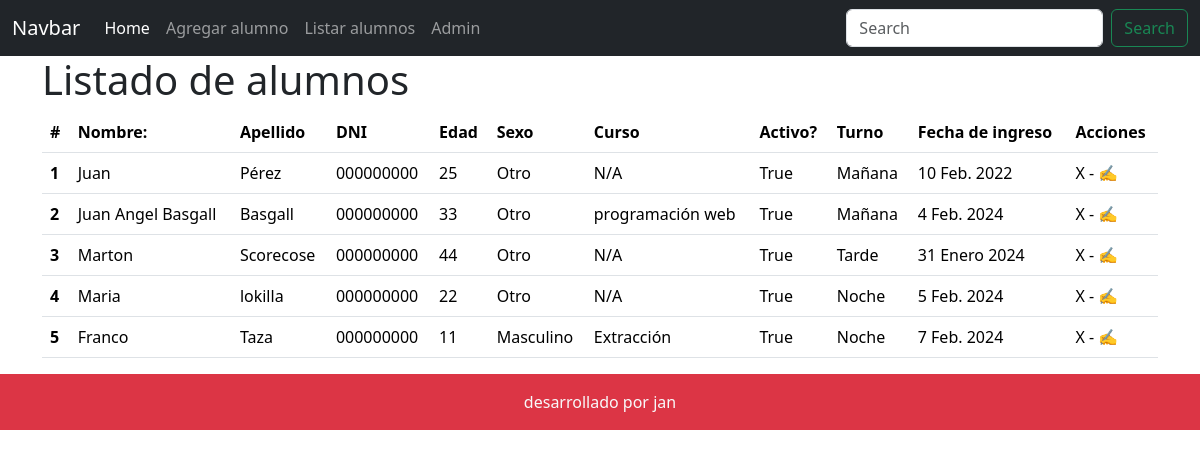
The page /core/listar_alumnos/ on the database as committed earlier.
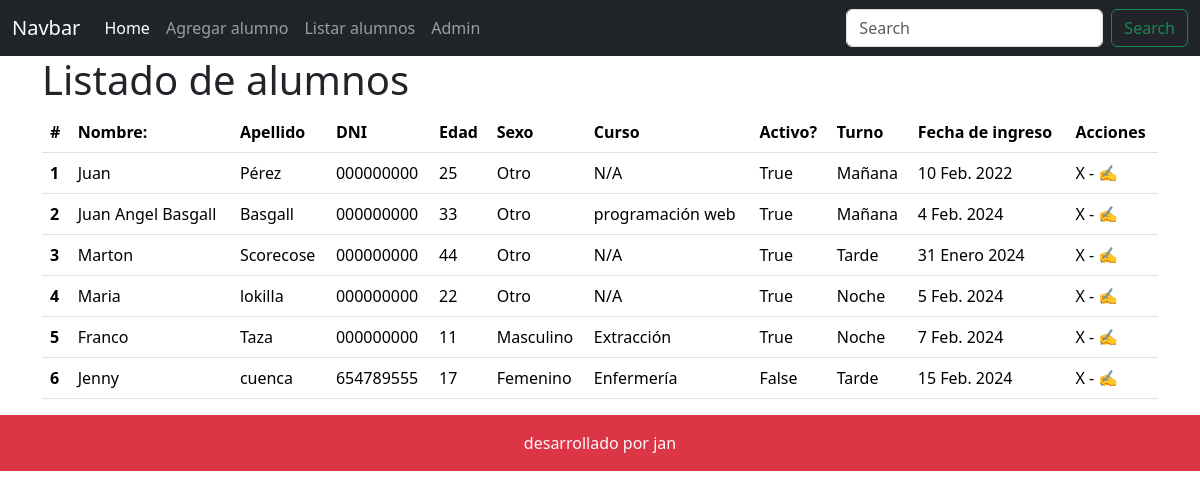
The same page on the database as committed later.
### core/models.py (models this page shows, shortened)
class Alumno(models.Model):
    TURNOS = (
        (1, "Mañana"),
        (2, "Tarde"),
        (3, "Noche"),
    )
    SEXO_CHOICES = (
        ('O', 'Otro'),
        ('M', 'Masculino'),
        ('F', 'Femenino'),
    )
    nombre = models.CharField(
        null = False,
        blank =False,
        max_length= 64
    )
    apellido = models.CharField(
        null = False,
        blank =False,
        max_length= 64
    )
    dni = models.CharField(
        null = False,
        blank =False,
        max_length= 12,
        default="000000000",
    )
    edad = models.IntegerField(
        null = False,
        blank= False
    )
    activo = models.BooleanField()
    turno = models.IntegerField(choices=TURNOS)
    fecha_ingreso = models.DateField()
    curso = models.ForeignKey(Curso, on_delete=models.SET_NULL, null=True)
    sexo = models.CharField(max_length=1, choices=SEXO_CHOICES, default='O')

class Curso(models.Model):
    nombre = models.CharField(max_length=120, verbose_name='Curso: ')
    imagen = models.ImageField(verbose_name="Imagen", default=None, null=True)
    class Meta:
        verbose_name_plural ="Los Cursos"

### core/views.py (the view)
# urls.py: path('listar_alumnos/', views.listar_alumnos, name='listar_alumnos'),
def listar_alumnos(request):
    alumnos = Alumno.objects.select_related('curso').all()
    context = {
        'titulo': 'Listado de alumnos',
        'alumnos': alumnos
    }
    return render(request, 'pages/lista_alumnos.html', context)

### core/templates/pages/lista_alumnos.html (shortened to what this page needs)
{% extends 'layouts/base.html' %}
{% load static %}
{% block extra_styles %}
    <link rel="stylesheet" href="{% static 'css/agregar_alumno.css' %}">
{% endblock %}
{% block content %}
<main class="container">
    <h1>
        {{ titulo }}
    </h1>
    <table class="table">
        <thead>
          <tr>
            <th scope="col">#</th>
            <th scope="col">Nombre: </th>
            <th scope="col">Apellido</th>
            <th scope="col">DNI</th>
            <th scope="col">Edad</th>
            <th scope="col">Sexo</th>
            <th scope="col">Curso</th>
            <th scope="col">Activo?</th>
            <th scope="col">Turno</th>
            <th scope="col">Fecha de ingreso</th>
            <th scope="col">Acciones</th>
          </tr>
        </thead>
        <tbody>
        {% if alumnos %}
            {% for alumno in alumnos %}
                <tr>
                    <th scope="row">{{alumno.id}}</th>
                    <td>{{alumno.nombre}}</td>
                    <td>{{alumno.apellido}}</td>
                    <td>{{alumno.dni}}</td>
                    <td>{{alumno.edad}}</td>
                    <td>{{ alumno.get_sexo_display|default:alumno.sexo  }}</td>
                    <td>{{ alumno.curso.nombre|default:"N/A" }}</td>
                    <td>{{alumno.activo}}</td>
                    <td>{{ alumno.get_turno_display|default:alumno.turno }}</td>
                    <td>{{alumno.fecha_ingreso}}</td>
                    <td>X - ✍️</td>
                </tr>
            {% endfor %}
        </tbody>
    </table>
    {% else %}
        <h3 class="text-danger">No hay alumnos</h3>
    {% endif %}
</main>
{% endblock %}

### core/templates/layouts/base.html (shortened to what this page needs)
<!DOCTYPE html>
<html lang="en">
<head>
    <link href="https://cdn.jsdelivr.net/npm/bootstrap@5.3.2/dist/css/bootstrap.min.css" rel="stylesheet">
    {% block extra_styles %}{% endblock %}
</head>
<body>
    {% include 'partials/header.html' %}
    {% block content %}{% endblock %}
    {% include 'partials/footer.html' %}
</body>
</html>

### core/templates/partials/header.html (shortened to what this page needs)
<nav class="navbar navbar-dark navbar-expand-lg bg-dark">
    <div class="container-fluid">
      <a class="navbar-brand" href="#">Navbar</a>
      <div class="collapse navbar-collapse" id="navbarSupportedContent">
        <ul class="navbar-nav me-auto mb-2 mb-lg-0">
          <li class="nav-item">
            <a class="nav-link active" aria-current="page" href="{% url 'index' %}">Home</a>
          </li>
          <li class="nav-item">
            <a class="nav-link" href="{% url 'agregar_alumno' %}">Agregar alumno</a>
          </li>
          <li class="nav-item">
            <a class="nav-link" href="{% url 'listar_alumnos' %}">Listar alumnos</a>
          </li>
          <li class="nav-item">
            <a class="nav-link" href="{% url 'admin:index' %}">Admin</a>
          </li>
        </ul>
        <form class="d-flex" role="search">
          <input class="form-control me-2" type="search" placeholder="Search" aria-label="Search">
          <button class="btn btn-outline-success" type="submit">Search</button>
        </form>
      </div>
    </div>
  </nav>

### core/templates/partials/footer.html
<footer class="bg-danger text-light p-3 d-flex justify-content-center">
    desarrollado por jan
</footer>

### core/static/css/agregar_alumno.css (style rules this page uses)
form { max-width: 500px !important; }

Rows that differ between the two databases and show on the page:
added Alumno: id "6", nombre "Jenny", apellido "cuenca", dni "654789555", edad "17", sexo "Femenino", curso.nombre "Enfermería", activo "False", turno "Tarde", fecha_ingreso "15 Feb. 2024"
